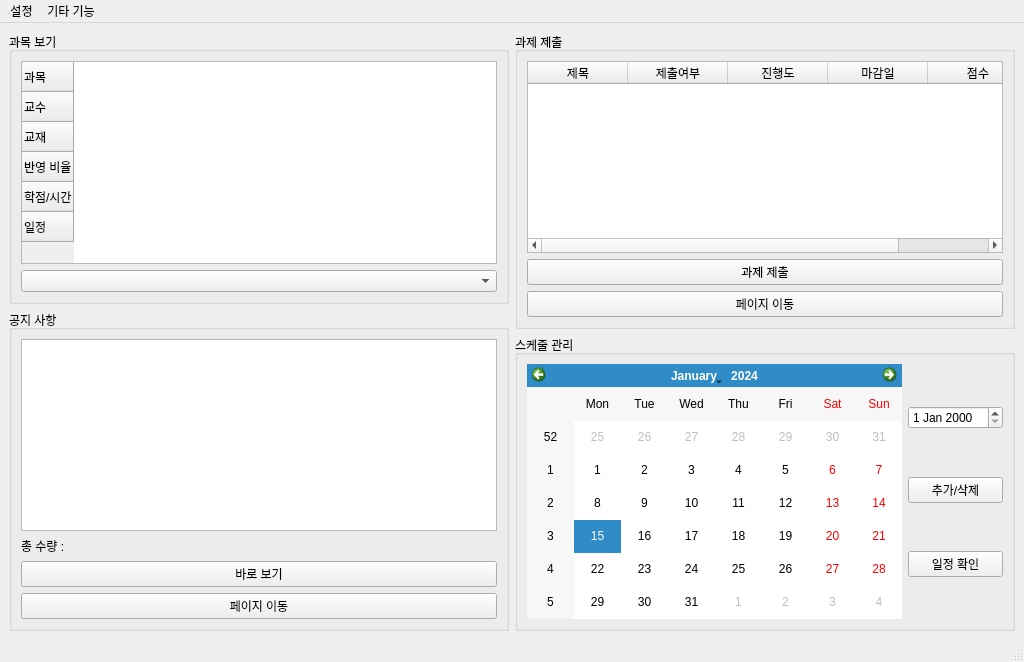
<?xml version="1.0" encoding="UTF-8"?>
<ui version="4.0">
 <class>MainWindow</class>
 <widget class="QMainWindow" name="MainWindow">
  <property name="geometry">
   <rect>
    <x>0</x>
    <y>0</y>
    <width>1024</width>
    <height>662</height>
   </rect>
  </property>
  <property name="windowTitle">
   <string>MainWindow</string>
  </property>
  <widget class="QWidget" name="centralwidget">
   <layout class="QHBoxLayout" name="horizontalLayout">
    <item>
     <layout class="QVBoxLayout" name="verticalLayout">
      <item>
       <widget class="QGroupBox" name="groupBox">
        <property name="title">
         <string>과목 보기</string>
        </property>
        <layout class="QVBoxLayout" name="verticalLayout_4">
         <item>
          <widget class="QTableWidget" name="showSubTable">
           <row>
            <property name="text">
             <string>과목</string>
            </property>
           </row>
           <row>
            <property name="text">
             <string>교수</string>
            </property>
           </row>
           <row>
            <property name="text">
             <string>교재</string>
            </property>
           </row>
           <row>
            <property name="text">
             <string>반영 비율</string>
            </property>
           </row>
           <row>
            <property name="text">
             <string>학점/시간</string>
            </property>
           </row>
           <row>
            <property name="text">
             <string>일정</string>
            </property>
           </row>
          </widget>
         </item>
         <item>
          <widget class="QComboBox" name="subInfoCombo"/>
         </item>
        </layout>
       </widget>
      </item>
      <item>
       <widget class="QGroupBox" name="groupBox_3">
        <property name="title">
         <string>공지 사항</string>
        </property>
        <layout class="QHBoxLayout" name="horizontalLayout_5">
         <item>
          <layout class="QVBoxLayout" name="verticalLayout_5">
           <property name="leftMargin">
            <number>0</number>
           </property>
           <item>
            <widget class="QTableWidget" name="showInformTable"/>
           </item>
           <item>
            <widget class="QLabel" name="informTotalCnt">
             <property name="text">
              <string>총 수량 :</string>
             </property>
            </widget>
           </item>
           <item>
            <widget class="QPushButton" name="anceShowBtn">
             <property name="text">
              <string>바로 보기</string>
             </property>
            </widget>
           </item>
           <item>
            <widget class="QPushButton" name="ancePageBtn">
             <property name="text">
              <string>페이지 이동</string>
             </property>
            </widget>
           </item>
          </layout>
         </item>
        </layout>
       </widget>
      </item>
     </layout>
    </item>
    <item>
     <layout class="QVBoxLayout" name="verticalLayout_2">
      <item>
       <widget class="QGroupBox" name="groupBox_2">
        <property name="title">
         <string>과제 제출</string>
        </property>
        <layout class="QHBoxLayout" name="horizontalLayout_3">
         <item>
          <layout class="QVBoxLayout" name="verticalLayout_3">
           <property name="leftMargin">
            <number>0</number>
           </property>
           <item>
            <widget class="QTableWidget" name="showSubmitTable">
             <column>
              <property name="text">
               <string>제목</string>
              </property>
             </column>
             <column>
              <property name="text">
               <string>제출여부</string>
              </property>
             </column>
             <column>
              <property name="text">
               <string>진행도</string>
              </property>
             </column>
             <column>
              <property name="text">
               <string>마감일</string>
              </property>
             </column>
             <column>
              <property name="text">
               <string>점수</string>
              </property>
             </column>
            </widget>
           </item>
           <item>
            <widget class="QPushButton" name="hwSubmitBtn">
             <property name="text">
              <string>과제 제출</string>
             </property>
            </widget>
           </item>
           <item>
            <widget class="QPushButton" name="hwPageBtn">
             <property name="text">
              <string>페이지 이동</string>
             </property>
            </widget>
           </item>
          </layout>
         </item>
        </layout>
       </widget>
      </item>
      <item>
       <widget class="QGroupBox" name="groupBox_4">
        <property name="title">
         <string>스케줄 관리</string>
        </property>
        <layout class="QHBoxLayout" name="horizontalLayout_4">
         <item>
          <widget class="QCalendarWidget" name="calendarWidget"/>
         </item>
         <item>
          <layout class="QVBoxLayout" name="verticalLayout_6">
           <property name="leftMargin">
            <number>0</number>
           </property>
           <item>
            <widget class="QDateEdit" name="dateEdit"/>
           </item>
           <item>
            <widget class="QPushButton" name="dateEdtBtn">
             <property name="text">
              <string>추가/삭제</string>
             </property>
            </widget>
           </item>
           <item>
            <widget class="QPushButton" name="chkScheduleBtn">
             <property name="text">
              <string>일정 확인</string>
             </property>
            </widget>
           </item>
          </layout>
         </item>
        </layout>
       </widget>
      </item>
     </layout>
    </item>
   </layout>
  </widget>
  <widget class="QMenuBar" name="menubar">
   <property name="geometry">
    <rect>
     <x>0</x>
     <y>0</y>
     <width>1024</width>
     <height>26</height>
    </rect>
   </property>
   <widget class="QMenu" name="menu">
    <property name="title">
     <string>설정</string>
    </property>
    <addaction name="actionLogIn"/>
   </widget>
   <widget class="QMenu" name="menu_2">
    <property name="title">
     <string>기타 기능</string>
    </property>
    <addaction name="actionShow_Message"/>
   </widget>
   <addaction name="menu"/>
   <addaction name="menu_2"/>
  </widget>
  <widget class="QStatusBar" name="statusbar"/>
  <action name="actionLogIn">
   <property name="text">
    <string>Change Account</string>
   </property>
  </action>
  <action name="actionShow_Message">
   <property name="text">
    <string>Show Message</string>
   </property>
  </action>
 </widget>
 <resources/>
 <connections/>
</ui>
